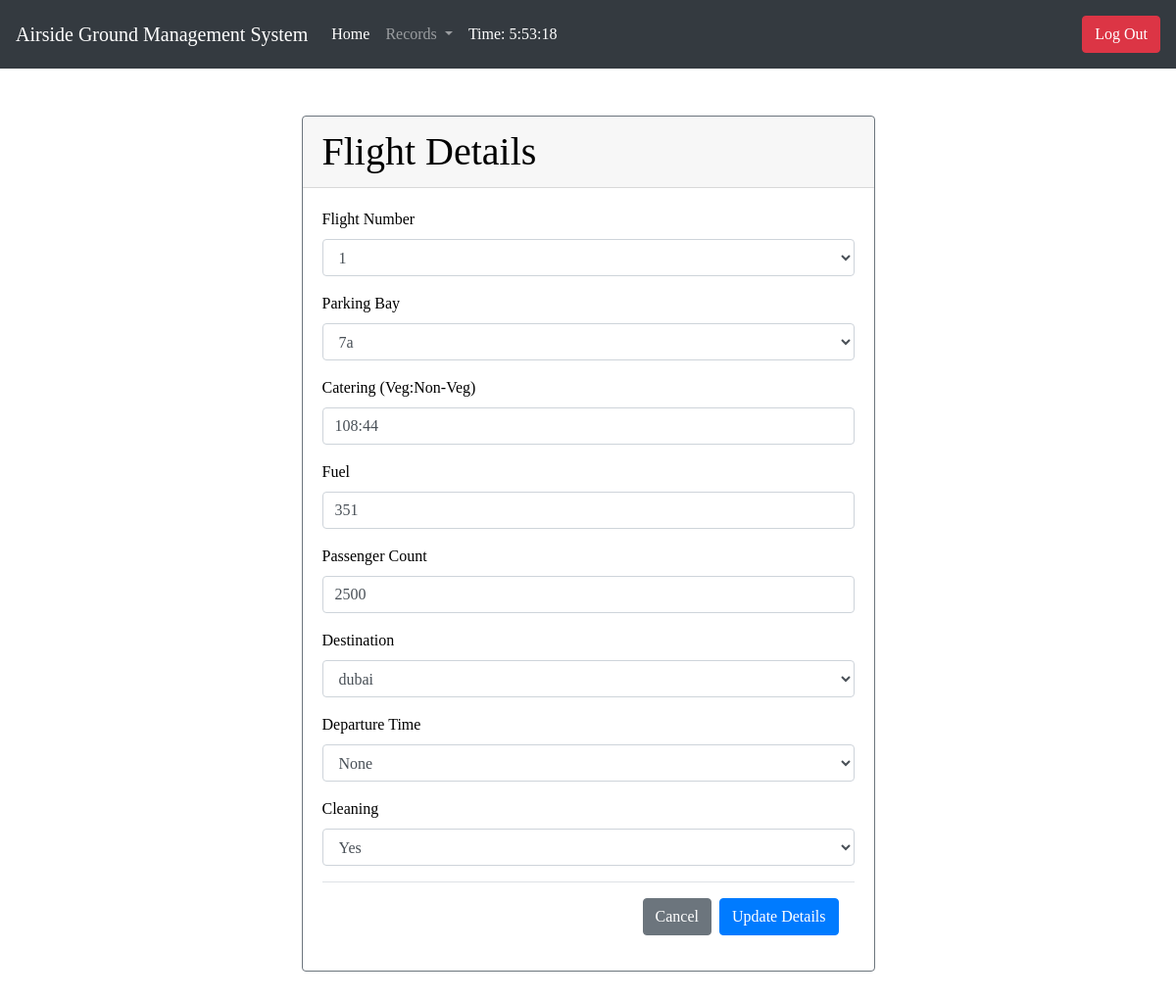
The page /status/update/1/ (signed in) on the database its author committed.
### postlog/models.py (models this page shows)
class FlightNum(models.Model):
	fl_no =models.CharField(max_length=5,primary_key=True)
	def __str__(self):
		return self.fl_no

class Parking(models.Model):
	fl_no= models.OneToOneField(FlightNum,on_delete=models.CASCADE,related_name='fl2')
	park_bay= models.CharField(max_length=3, unique=True)
	def __str__(self):
		return self.park_bay

class Destination(models.Model):
	fl_no= models.OneToOneField(FlightNum,on_delete=models.CASCADE,related_name='fl1')
	dest= models.CharField(max_length=15,blank=True)
	def __str__(self):
		return self.dest

### status/models.py (models this page shows)
class FlightStatus(models.Model):
	CLEANING_CHOICES = (
		('Yes', 'Yes'),
		('No','No'),
	)
	fl_no= models.OneToOneField(FlightNum,on_delete=models.CASCADE,related_name='fli_no',primary_key=True)
	park_bay= models.ForeignKey(Parking,on_delete=models.CASCADE,related_name='parki_bay')
	catering= models.CharField(max_length=9)
	fuel= models.IntegerField()
	pas_cnt= models.IntegerField()
	dest= models.ForeignKey(Destination,on_delete=models.CASCADE,related_name='desti',null=True)
	dep_time=models.ForeignKey(DepartureTime,on_delete=models.CASCADE,related_name='dept_time')
	Cleaning = models.CharField( max_length=3, choices=CLEANING_CHOICES)
	class Meta:
		verbose_name_plural = 'Flight Status'

### status/views.py (the view)
# urls.py: path('update/<int:pk>/', views.StatusUpdatePageView.as_view(), name='status_update'),
class StatusUpdatePageView(UpdateView):
    template_name = "status_update.html"
    model = FlightStatus
    form_class = StatusUpdateForm
    success_url = reverse_lazy('status_list')

### status/forms.py
class StatusUpdateForm(ModelForm):
	class Meta:
		model = FlightStatus
		fields = ('fl_no', 'park_bay', 'catering', 'fuel', 'pas_cnt', 'dest','dep_time', 'Cleaning')
		labels = {
            'fl_no': ('Flight Number'),
         	'park_bay': ('Parking Bay'),
            'catering': ('Catering (Veg:Non-Veg)'),
            'fuel': ('Fuel'),
            'pas_cnt': ('Passenger Count'),
            'dest': ('Destination'),
            'dep_time': ('Departure Time'),
            'Cleaning': ('Cleaning'),
        }

### postlog/models.py (called while the page is built)
	def __str__(self):
		return self.dep_time

### status/templates/status_update.html (shortened to what this page needs)
{% extends 'base_template1.html' %}
{% load static from staticfiles %}
{% load crispy_forms_tags %}
{% block content %}
<div class="row justify-content-center my-5">
    <div class="col-6">
        <div class="card border-secondary mb-3">
            <h1 class="card-header">Flight Details</h1>
            <div class="card-body">
                <form method="POST" novalidate>
                    {{ form|crispy }}
                    <div class="modal-footer">
                        <a href="{% url 'status_list'%}">
                            <button type="button" class="btn btn-secondary">Cancel</button>
                        </a>
                        <button type="submit" class="btn btn-primary">Update Details</button>
                    </div>
                </form>
            </div>
        </div>
    </div>
</div>
{% endblock %}

### assets/styles.css (style rules this page uses)
body { background-repeat: no-repeat; background-size: auto; color: #000; }
body * { font-family: Ubuntu; }
h1, h2, h3, h4, h5 { font-weight: normal; margin: 0; }
a, a:hover, a:visited { color: #fff; text-decoration: none; }

### rows shown on the page
FlightNum: fl_no "1"
Parking: park_bay "7a"
FlightStatus: catering "108:44", fuel "351", pas_cnt "2500", dep_time "None", Cleaning "Yes"
Destination: dest "dubai"
